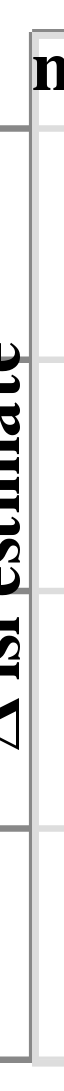

Notebook code cell kept with this figure:
### Markdown cell above
TODO data is fine, posterior is not

TODO Need saner facet call

### Code cell
bw.plot(x='stim:O',color='neuron:N',independent_axes=False,add_data=True)#.display()
BayesWindow.facet(bw, column='mouse')
